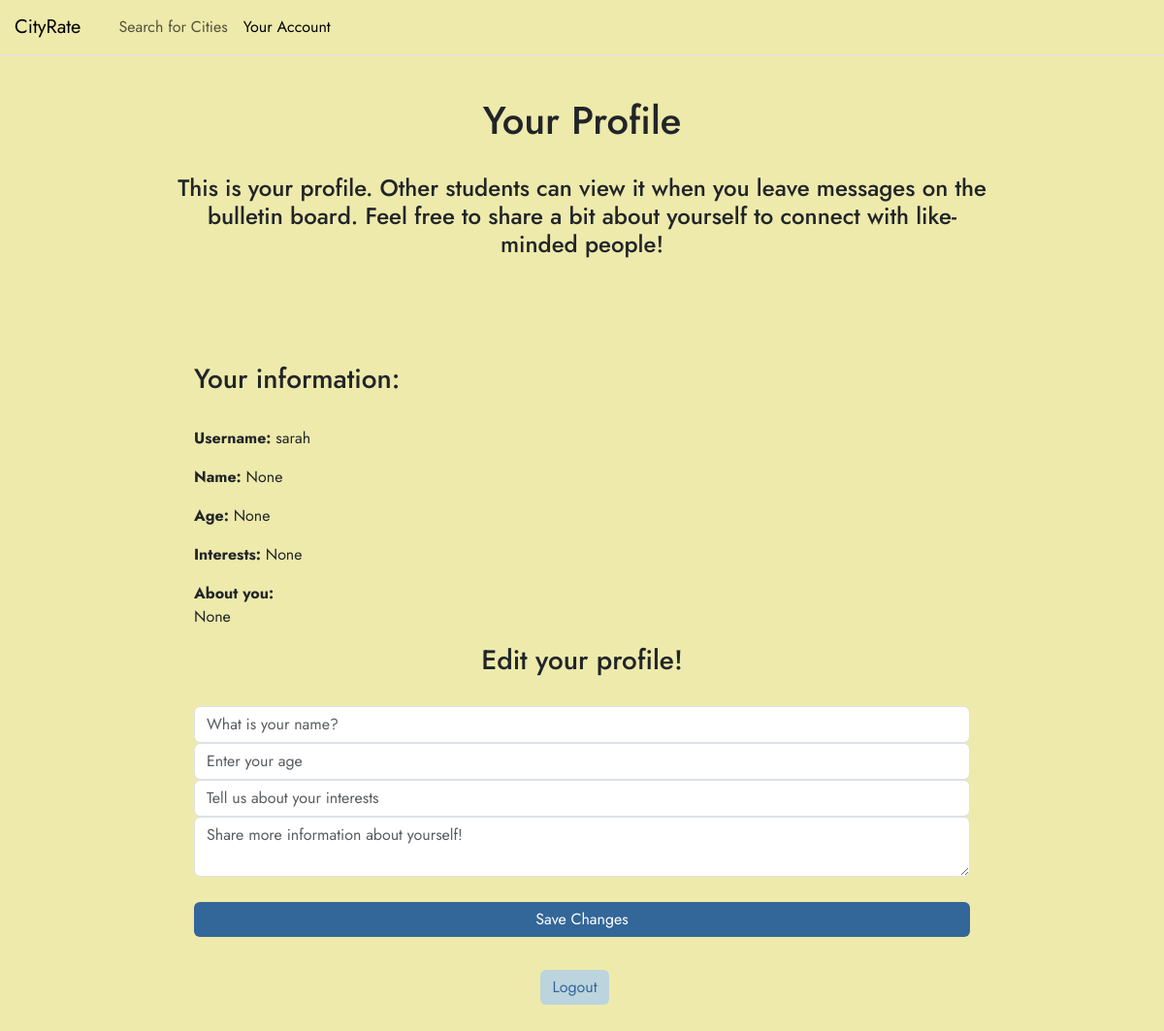
The app's page /profile (signed in), older data.
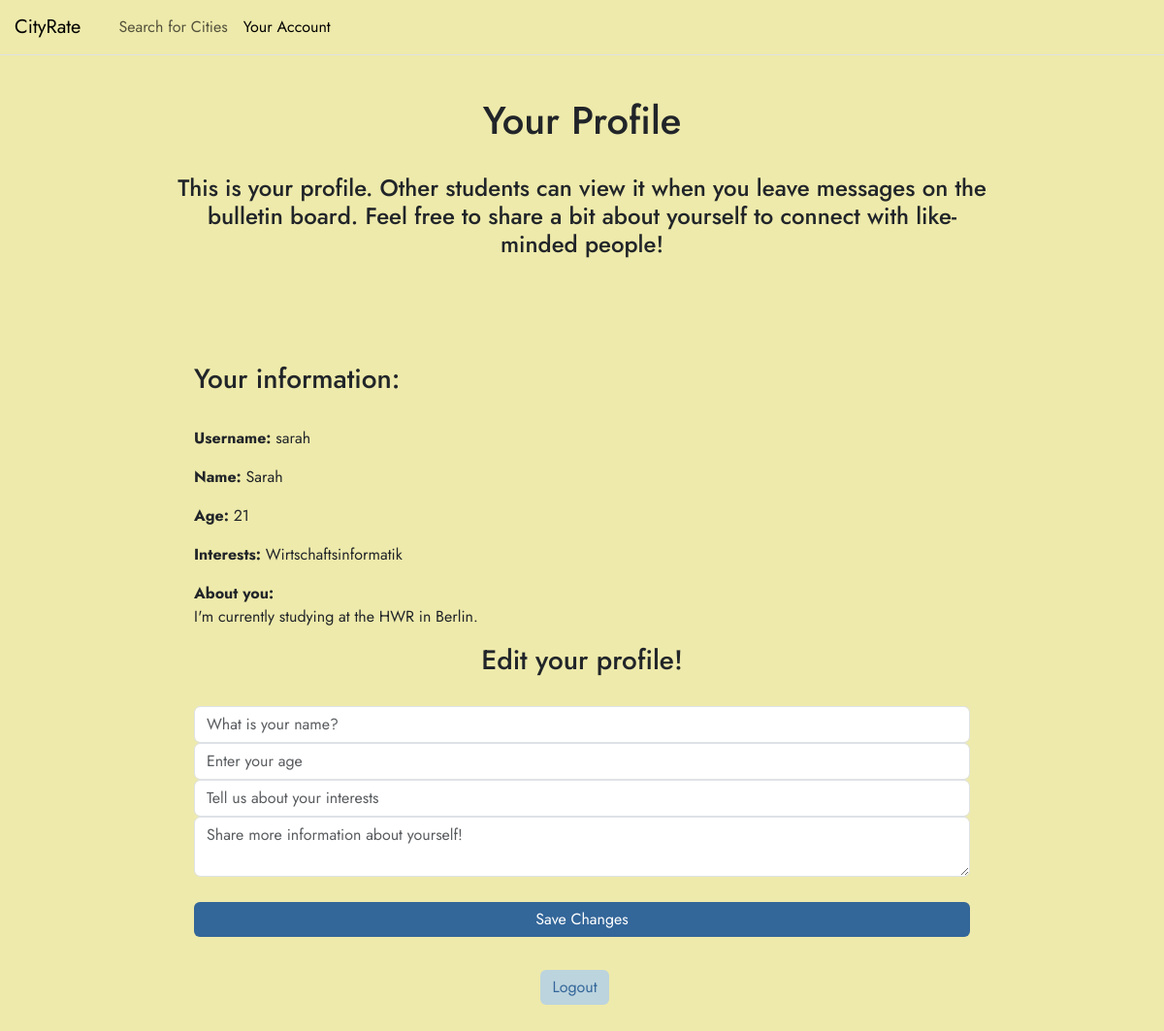
The same page, newer data.
### tables this page shows
CREATE TABLE user (
    id INTEGER PRIMARY KEY AUTOINCREMENT,
    username TEXT NOT NULL UNIQUE,
    password TEXT NOT NULL 
, name TEXT, age INTEGER, interests TEXT, about TEXT);

### app.py (the view, shortened to what this page needs)
@app.route('/profile',methods=['GET', 'POST'])
@login_required  #Seite ist geschützt, nur für eingeloggte User
def profile():
    db_con = get_db_con()
    form = ProfileForm() #Instanz von ProfileForm
    user_info = db_con.execute('SELECT username, name, age, interests, about FROM user WHERE id = ?',
                               (current_user.id,)).fetchone()
    return render_template('profile.html', form=form, user=user_info)

### forms.py
class ProfileForm(FlaskForm):
    name = StringField(validators=[Optional(),Length(min=2, max=30)])
    age = IntegerField(validators=[Optional(),NumberRange(min=1, max=120)])
    interests = StringField(validators=[Optional(),Length(min=2, max=60)])
    about = TextAreaField(validators=[Optional(),Length(min=2, max=700)])
    submitProfile = SubmitField('Save Changes')

### app.py (called while the page is built)
@login_manager.user_loader #Flask-Login decorator, um eingeloggten Benutzer zu laden
def load_user(user_id):
    return User.get(user_id) #User mit ID wird aus Datenbank geholt

    @staticmethod
    def get(user_id):
        db_con = get_db_con()
        getuser = db_con.execute(
            'SELECT * FROM user WHERE id = ?', (user_id,)).fetchone()
        if getuser:
            return User(id=getuser['id'],username= getuser['username'], password=getuser['password'] )
        return None

### db.py (called while the page is built)
def get_db_con(pragma_foreign_keys = True):
    if 'db_con' not in g:
        g.db_con = sqlite3.connect(
            current_app.config['DATABASE'],
            detect_types=sqlite3.PARSE_DECLTYPES
        )
        g.db_con.row_factory = sqlite3.Row
        if pragma_foreign_keys:
            g.db_con.execute('PRAGMA foreign_keys = ON;')
    return g.db_con

def close_db_con(e=None):
    db_con = g.pop('db_con', None)
    if db_con is not None:
        db_con.close()

### templates/profile.html (shortened to what this page needs)
{% from 'bootstrap5/nav.html' import render_nav_item %}
<!DOCTYPE html>
<html>
<head>
    {{ bootstrap.load_css() }}
<link rel="stylesheet" href="{{ url_for('static', filename='css/style.css') }}">
</head>
<body>
  <nav class="navbar navbar-expand-xl border-bottom mb-3 fixed-top">
        <div class="container-fluid px-0">
            <a class="navbar-brand" href="{{ url_for('home') }}"  style ="padding-left: 15px;" >CityRate</a>
            <div class="collapse navbar-collapse" id="menu">
    <ul class="navbar-nav me-auto mb-2 mb-lg-0" style="padding-left: 15px;">
        {{ render_nav_item('search', 'Search for Cities') }}
        {{ render_nav_item('profile', 'Your Account') }}
    </ul>
    </div>
        </div>
    </nav>
    <header , style="margin-left: 180px; margin-right: 180px;">
       <h1> Your Profile </h1> <br>
        <h4>This is your profile. Other students can view it when you leave messages on the bulletin board.
            Feel free to share a bit about yourself to connect with like-minded people! </h4>
    </header>
    <main>
        <div class="card-body", style="text-align: left; margin-left: 200px; margin-right: 200px;">
            <h3 , style="text-align: left;"> Your information: </h3> <br>
            <p><strong>Username:</strong> {{ user['username'] }}</p>
            <p><strong>Name:</strong> {{ user['name'] }}</p>
            <p><strong>Age:</strong> {{ user['age'] }}</p>
            <p><strong>Interests:</strong> {{ user['interests'] }}</p>
            <p><strong>About you:</strong><br> {{ user['about'] }}</p>
        </div>
    <h3> Edit your profile! </h3>
    <form method="POST" action="{{ url_for('profile') }}" style="display: flex; flex-direction: column; justify-content: center; gap: 10px; margin-top: 30px; margin-left: 200px; margin-right: 200px">
    <div class="mb-3">
            {{ form.name(class="form-control", placeholder="What is your name?") }}
            {{ form.age(class="form-control", placeholder="Enter your age") }}
            {{ form.interests(class="form-control", placeholder="Tell us about your interests") }}
            {{ form.about(class="form-control", placeholder="Share more information about yourself!") }}
        </div>
    {{ form.submitProfile(class="btn btn-primary custom-button1") }} <br>
    </form>
    <div class="button-container" style="display: flex; justify-content: center; gap: 15px; margin-bottom: 50px;">
    <a href="/logout" class="btn custom-button2">Logout</a>
    </div>
    </main>
</body>
</html>

### static/css/style.css (style rules this page uses)
h1, h2, h3, h4, h5, h6 { text-align: center; }
body { padding-top: 100px; background-color: #EEEAAB; font-family: 'Jost', sans-serif; }
main { background-color: #EEEAAB; font-family: 'Jost', sans-serif; text-align: center; padding-top: 100px; }
nav.navbar { background-color: #EEEAAB; opacity: 1; }
.custom-button1 { background-color: #336699; color: white; border: none; }
.custom-button2 { background-color: #BCD4DE; color: #336699; border: #336699; margin-right: 15px; }

Row changes from the older to the newer data that the page shows:
changed user "sarah": name (not shown) → "Sarah"; age (not shown) → "21"; interests (not shown) → "Wirtschaftsinformatik"; about (not shown) → "I'm currently studying at the HWR in Berlin."
Text that changed along with them:
{{ user['name'] }}: "None" → (not shown)
{{ user['age'] }}: "None" → (not shown)
{{ user['interests'] }}: "None" → (not shown)
{{ user['about'] }}: "None" → (not shown)
